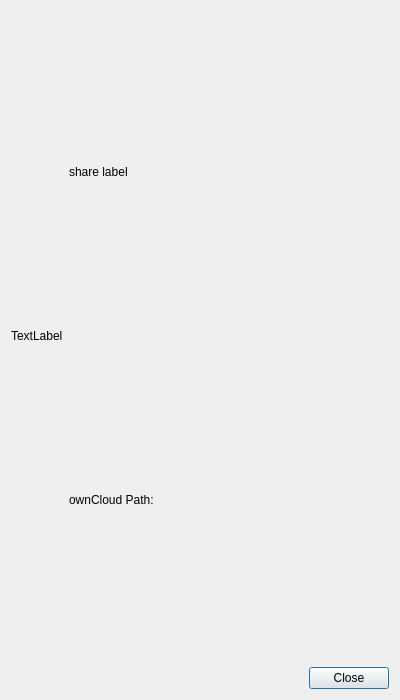
<?xml version="1.0" encoding="UTF-8"?>
<ui version="4.0">
 <class>OCC::ShareDialog</class>
 <widget class="QDialog" name="OCC::ShareDialog">
  <property name="geometry">
   <rect>
    <x>0</x>
    <y>0</y>
    <width>400</width>
    <height>700</height>
   </rect>
  </property>
  <property name="windowTitle">
   <string>Dialog</string>
  </property>
  <layout class="QVBoxLayout" name="verticalLayout_2">
   <item>
    <layout class="QGridLayout" name="gridLayout">
     <item row="0" column="1">
      <widget class="QLabel" name="label_name">
       <property name="sizePolicy">
        <sizepolicy hsizetype="MinimumExpanding" vsizetype="Preferred">
         <horstretch>0</horstretch>
         <verstretch>0</verstretch>
        </sizepolicy>
       </property>
       <property name="text">
        <string>share label</string>
       </property>
      </widget>
     </item>
     <item row="1" column="1">
      <widget class="QLabel" name="label_sharePath">
       <property name="sizePolicy">
        <sizepolicy hsizetype="MinimumExpanding" vsizetype="Preferred">
         <horstretch>0</horstretch>
         <verstretch>0</verstretch>
        </sizepolicy>
       </property>
       <property name="font">
        <font>
         <weight>50</weight>
         <bold>false</bold>
        </font>
       </property>
       <property name="text">
        <string>ownCloud Path:</string>
       </property>
      </widget>
     </item>
     <item row="0" column="0" rowspan="2">
      <widget class="QLabel" name="label_icon">
       <property name="text">
        <string>TextLabel</string>
       </property>
      </widget>
     </item>
    </layout>
   </item>
   <item>
    <layout class="QVBoxLayout" name="shareWidgetsLayout"/>
   </item>
   <item>
    <widget class="QDialogButtonBox" name="buttonBox">
     <property name="sizePolicy">
      <sizepolicy hsizetype="MinimumExpanding" vsizetype="Fixed">
       <horstretch>0</horstretch>
       <verstretch>0</verstretch>
      </sizepolicy>
     </property>
     <property name="standardButtons">
      <set>QDialogButtonBox::Close</set>
     </property>
    </widget>
   </item>
  </layout>
 </widget>
 <resources/>
 <connections/>
</ui>
